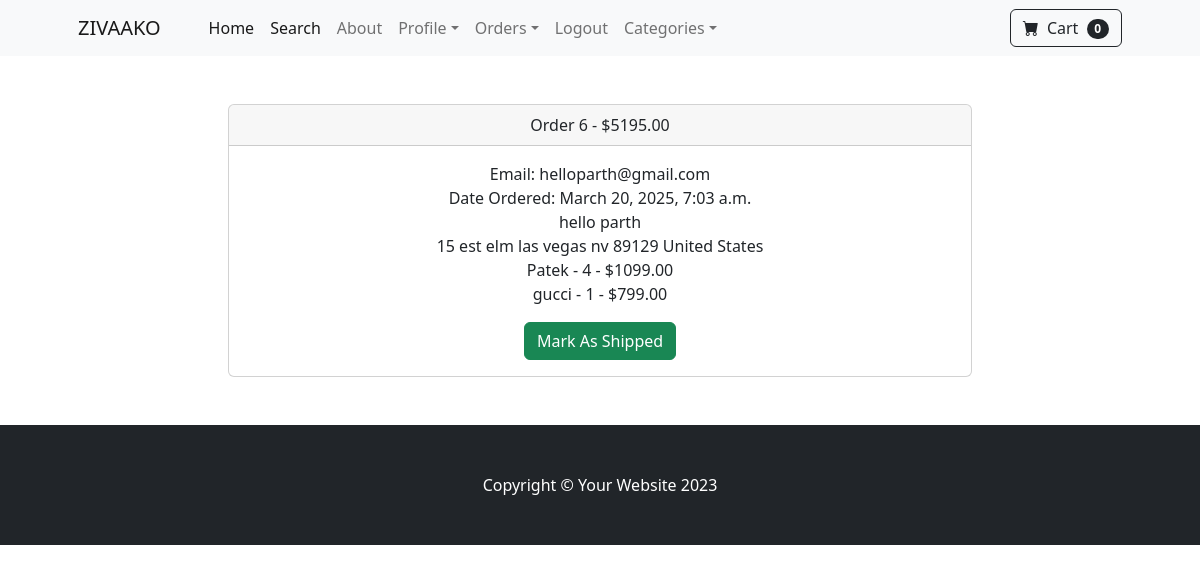
The page /payment/orders/6 (signed in) on the database its author committed.
### payment/models.py (models this page shows, shortened)
class Order(models.Model):
	user = models.ForeignKey(User, on_delete=models.CASCADE, null=True, blank=True)
	full_name = models.CharField(max_length=250)
	email = models.EmailField(max_length=250)
	shipping_address = models.TextField(max_length=15000)
	amount_paid = models.DecimalField(max_digits=7, decimal_places=2)
	date_ordered = models.DateTimeField(auto_now_add=True)
	shipped = models.BooleanField(default=False)
	date_shipped = models.DateTimeField(blank=True,null=True)

class OrderItem(models.Model):
	order = models.ForeignKey(Order, on_delete=models.CASCADE, null=True)
	product = models.ForeignKey(Product, on_delete=models.CASCADE, null=True)
	user = models.ForeignKey(User, on_delete=models.CASCADE, null=True, blank=True)
	quantity = models.PositiveBigIntegerField(default=1)
	price = models.DecimalField(max_digits=7, decimal_places=2)

### store/models.py (models this page shows)
class Product(models.Model):
	name = models.CharField(max_length=100)
	price = models.DecimalField(default=0, decimal_places=2, max_digits=6)
	category = models.ForeignKey(Category, on_delete=models.CASCADE, default=1)
	description = models.CharField(max_length=250, default='', blank=True, null=True)
	image = models.ImageField(upload_to='uploads/product/')
	is_sale = models.BooleanField(default=False)
	sale_price = models.DecimalField(default=0, decimal_places=2, max_digits=6)
	def __str__(self):
		return self.name

### payment/views.py (the view, shortened to what this page needs)
# urls.py: path('orders/<int:pk>' ,views.orders,name='orders'),
def orders(request, pk):
    if not request.user.is_authenticated or not request.user.is_superuser:
        messages.error(request, "Access Denied")
        return redirect('home')
    order = get_object_or_404(Order, id=pk)
    items = OrderItem.objects.filter(order=pk)
    return render(request, 'payment/orders.html', {"order": order, "items": items})

### cart/cart.py (called while the page is built)
    def __len__(self):  # ✅ Yeh method add karna hai
        return len(self.cart)

### cart/context_processors.py (called while the page is built)
def cart(request):
    return{'cart': Cart(request)}

### payment/templates/payment/orders.html (shortened to what this page needs)
{% extends 'base.html' %}
{% block content %}
<div class="container">
    <div class="row">
        <center>
            <div class="col-8">
                <br><br>
                <div class="card">
                    <div class="card-header">
                        Order {{ order.id }} - ${{ order.amount_paid }}
                    </div>
                    <div class="card-body">
                        Email: {{ order.email }} <br>
                        {% if order.date_shipped %}
                            Date Shipped: {{ order.date_shipped }}
                        {% else %}
                            Date Ordered: {{ order.date_ordered }}
                        {% endif %}
                        <br>
                        {{ order.full_name }} <br>
                        {{ order.shipping_address }} <br>
                        {% for item in items %}
                            {{ item.product }} - {{ item.quantity }} - ${{ item.price }} <br>
                        {% endfor %}
                        {% if not order.shipped %}
                            <form method="POST" class="mt-3">
                                <button type="submit" class="btn btn-success">Mark As Shipped</button>
                            </form>
                        {% else %}
                            <form method="POST" class="mt-3">
                                {% csrf_token %}
                                <input type="hidden" name="shipping_status" value="false">
                                <button type="submit" class="btn btn-danger">Mark As Not Shipped</button>
                            </form>
                        {% endif %}
                    </div>
                </div>
                <br><br>
            </div>
        </center>
    </div>
</div>
{% endblock %}

### rows shown on the page
Order: id "6", amount_paid "5195.00", email "helloparth@gmail.com", date_ordered "March 20, 2025, 7:03 a.m.", full_name "hello parth", shipping_address "15 est elm las vegas nv 89129 United States"
OrderItem: product "Patek", quantity "4", price "1099.00"
OrderItem: product "gucci", quantity "1", price "799.00"

### other values the page prints
{{ cart|length }} "0"
